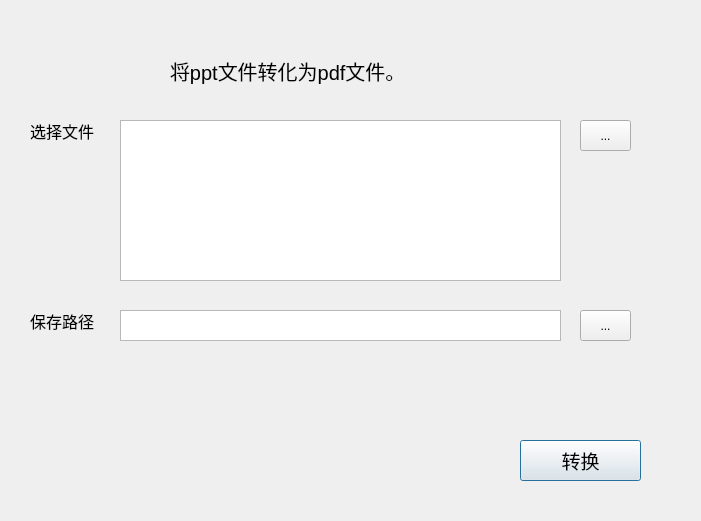
<?xml version="1.0" encoding="UTF-8"?>
<ui version="4.0">
 <class>Dialog</class>
 <widget class="QDialog" name="Dialog">
  <property name="geometry">
   <rect>
    <x>0</x>
    <y>0</y>
    <width>701</width>
    <height>521</height>
   </rect>
  </property>
  <property name="windowTitle">
   <string>Dialog</string>
  </property>
  <widget class="QPushButton" name="operateBtn">
   <property name="geometry">
    <rect>
     <x>520</x>
     <y>440</y>
     <width>121</width>
     <height>41</height>
    </rect>
   </property>
   <property name="font">
    <font>
     <pointsize>14</pointsize>
    </font>
   </property>
   <property name="text">
    <string>转换</string>
   </property>
  </widget>
  <widget class="QLabel" name="label_5">
   <property name="geometry">
    <rect>
     <x>170</x>
     <y>30</y>
     <width>611</width>
     <height>81</height>
    </rect>
   </property>
   <property name="font">
    <font>
     <pointsize>15</pointsize>
    </font>
   </property>
   <property name="text">
    <string>将ppt文件转化为pdf文件。</string>
   </property>
  </widget>
  <widget class="QToolButton" name="selectFileBtn">
   <property name="geometry">
    <rect>
     <x>580</x>
     <y>120</y>
     <width>51</width>
     <height>31</height>
    </rect>
   </property>
   <property name="text">
    <string>...</string>
   </property>
  </widget>
  <widget class="QTextEdit" name="textEdit_2">
   <property name="geometry">
    <rect>
     <x>120</x>
     <y>310</y>
     <width>441</width>
     <height>31</height>
    </rect>
   </property>
   <property name="font">
    <font>
     <pointsize>9</pointsize>
    </font>
   </property>
  </widget>
  <widget class="QLabel" name="label">
   <property name="geometry">
    <rect>
     <x>30</x>
     <y>120</y>
     <width>81</width>
     <height>21</height>
    </rect>
   </property>
   <property name="font">
    <font>
     <pointsize>12</pointsize>
    </font>
   </property>
   <property name="text">
    <string>选择文件</string>
   </property>
  </widget>
  <widget class="QTextEdit" name="textEdit">
   <property name="geometry">
    <rect>
     <x>120</x>
     <y>120</y>
     <width>441</width>
     <height>161</height>
    </rect>
   </property>
   <property name="font">
    <font>
     <pointsize>9</pointsize>
    </font>
   </property>
  </widget>
  <widget class="QLabel" name="label_3">
   <property name="geometry">
    <rect>
     <x>30</x>
     <y>310</y>
     <width>81</width>
     <height>21</height>
    </rect>
   </property>
   <property name="font">
    <font>
     <pointsize>12</pointsize>
    </font>
   </property>
   <property name="text">
    <string>保存路径</string>
   </property>
  </widget>
  <widget class="QToolButton" name="selectFileBtn_2">
   <property name="geometry">
    <rect>
     <x>580</x>
     <y>310</y>
     <width>51</width>
     <height>31</height>
    </rect>
   </property>
   <property name="text">
    <string>...</string>
   </property>
  </widget>
 </widget>
 <resources/>
 <connections/>
</ui>
